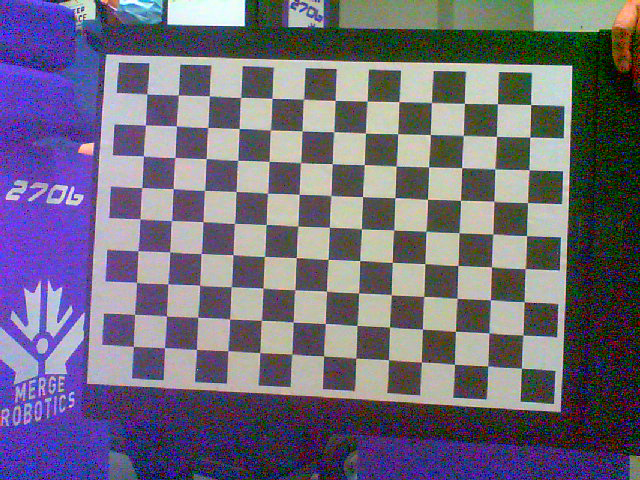
#> input picture CameraCalibrations/mr-cm-03/vlcsnap-2021-03-16-19h44m43s878.png, 640 x 480 px
$ python camera_calibration.py vlcsnap-2021-03-16-19h44m43s878.png
#> lines starting #> are read from the running program, lines starting #| are printed output that depends on the picture
#!/usr/bin/env python3
# https://github.com/ligerbots/VisionServer/blob/master/utils/camera_calibration.py

# Thanks Liger Bots, team 2877

import cv2
import numpy
import os.path
import math


class CameraCalibration(object):
    """Calibrates a distorted camera"""

    def __init__(self):
        # number of inside corners in the chessboard (height and width)
        self.checkerboard_height = 13
        self.checkerboard_width = 9

        # size of chessboard square in physical units
        self.square_size = 1.5748

        self.shape = None
        return

    def calibrateCamera(self, images, output_dir=None):
        '''Calculates the distortion co-efficients'''

        # termination criteria
        criteria = (cv2.TERM_CRITERIA_EPS + cv2.TERM_CRITERIA_MAX_ITER, 30, 0.001)

        # prepare object points, like (0,0,0), (1,0,0), (2,0,0) ....,(6,5,0)
        objp = numpy.zeros((self.checkerboard_height * self.checkerboard_width, 3), numpy.float32)
        objp[:, :2] = numpy.mgrid[0:self.checkerboard_width, 0:self.checkerboard_height].T.reshape(-1, 2)

        # calibrate coordinates to the physical size of the square
        objp *= self.square_size

        # Arrays to store object points and image points from all the images.
        objpoints = []          # 3d point in real world space
        imgpoints = []          # 2d points in image plane.

        for fname in images:
            print('Processing file', fname)
            img = cv2.imread(fname)
#> img is the input picture: shape (480, 640, 3); mean B, G, R 122.8, 105.9, 110.8

            if img is None:
                print("ERROR: Unable to read file", fname)
                continue
            self.shape = img.shape
#> self.shape = (480, 640, 3)

            gray = cv2.cvtColor(img, cv2.COLOR_BGR2GRAY)
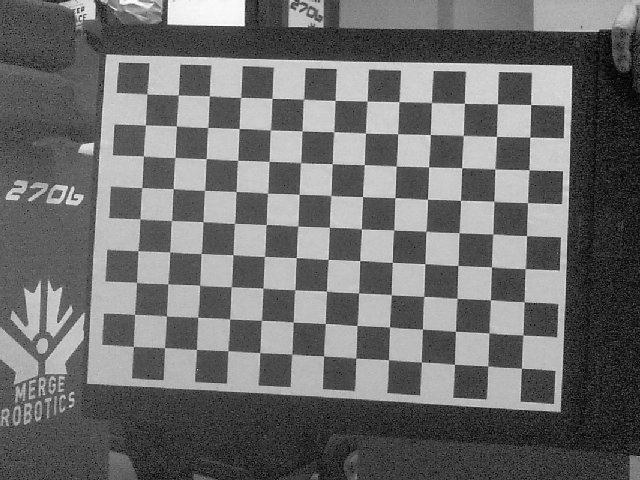
#> gray: shape (480, 640); min 0, max 255, mean 109.2

            # Find the chess board corners
            ret, corners = cv2.findChessboardCorners(gray, (self.checkerboard_width, self.checkerboard_height), None)
#> ret = False; corners = None

            # If found, add object points, image points (after refining them)
            if ret:
                objpoints.append(objp)

                corners2 = cv2.cornerSubPix(gray, corners, (6, 6), (-1, -1), criteria)
                imgpoints.append(corners2)

                # Draw and display the corners
                img = cv2.drawChessboardCorners(img, (self.checkerboard_width, self.checkerboard_height), corners2, ret)
                cv2.imshow('img', img)
                if output_dir:
                    fullname = os.path.join(output_dir, os.path.basename(fname))
                    cv2.imwrite(fullname, img)

                cv2.waitKey(500)
            else:
                print(fname, 'failed')

        cv2.destroyAllWindows()

        if not objpoints:
            print("No useful images. Quitting...")
            return None

        print('Found {} useful images'.format(len(objpoints)))
        ret, mtx, dist, rvecs, tvecs = cv2.calibrateCamera(objpoints, imgpoints, gray.shape[::-1], None, None)

        return (ret, mtx.tolist(), dist.tolist(), rvecs, tvecs)


if __name__ == '__main__':
    import argparse
    import json

    parser = argparse.ArgumentParser(description='Calibration utility')
    parser.add_argument('--length', '-l', type=int, default=9, help='Length of checkerboard (number of corners)')
    parser.add_argument('--width', '-w', type=int, default=6, help='Width of checkerboard (number of corners)')
    parser.add_argument('--size', '-s', type=float, default=1.0, help='Size of square')
    parser.add_argument('--output', '-o', nargs=1, help="Save the distortion constants to json file")
    parser.add_argument('--output-images', nargs=1, help="Save processed images to directory")
    parser.add_argument('input_files', nargs='+', help='input files')

    args = parser.parse_args()

    calibrate = CameraCalibration()
    calibrate.checkerboard_width = args.width
    calibrate.checkerboard_height = args.length
    calibrate.square_size = args.size

    output_dir = args.output_images[0] if args.output_images else None

#> (the run stopped early here; a loop or call above may not have finished)

$ run again, on CameraCalibrations/mr-cm-03/vlcsnap-2021-03-16-19h45m18s747.png
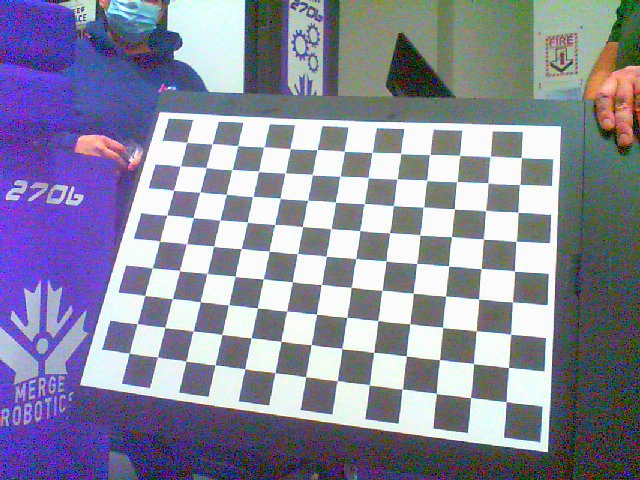
#> input picture CameraCalibrations/mr-cm-03/vlcsnap-2021-03-16-19h45m18s747.png, 640 x 480 px
#> in calibrateCamera, img is the input picture: shape (480, 640, 3); mean B, G, R 157.6, 137.2, 136.5
#> in calibrateCamera, `gray = cv2.cvtColor(img, cv2.COLOR_BGR2GRAY)`:
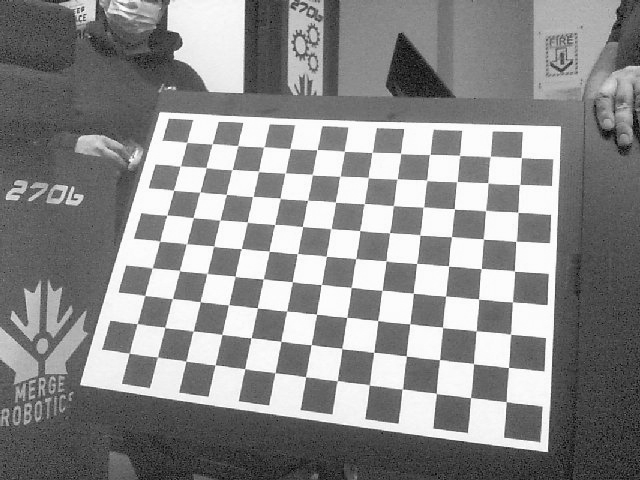
#> gray: shape (480, 640); min 0, max 255, mean 139.2
#> ret = False; corners = None

$ run again, on CameraCalibrations/mr-cm-03/vlcsnap-2021-03-16-19h45m41s283.png
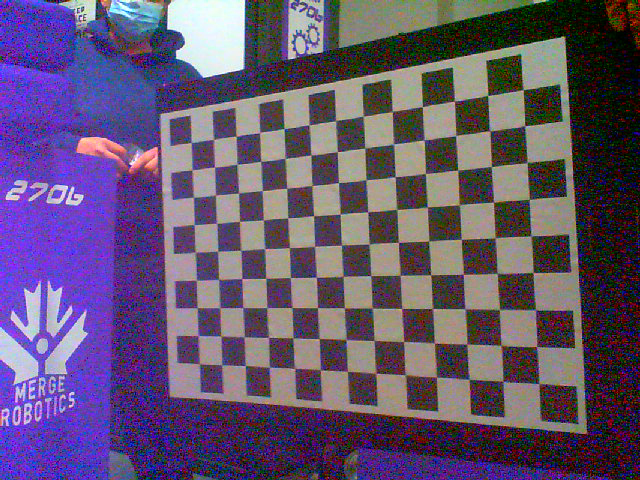
#> input picture CameraCalibrations/mr-cm-03/vlcsnap-2021-03-16-19h45m41s283.png, 640 x 480 px
#> in calibrateCamera, img is the input picture: shape (480, 640, 3); mean B, G, R 111.4, 83.7, 98.5
#> in calibrateCamera, `gray = cv2.cvtColor(img, cv2.COLOR_BGR2GRAY)`:
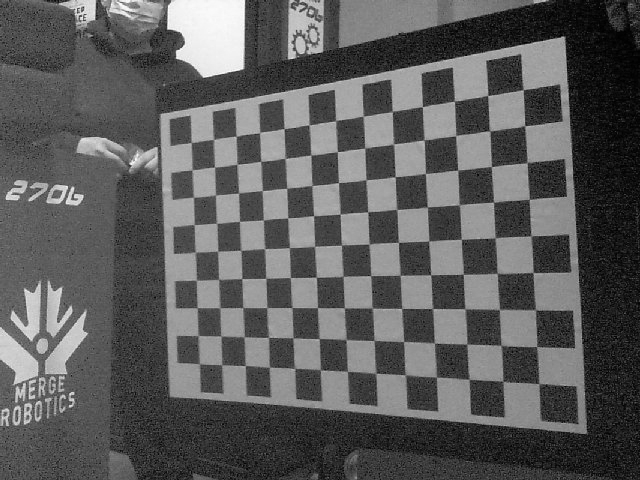
#> gray: shape (480, 640); min 0, max 254, mean 91.3
#> ret = False; corners = None

$ run again, on CameraCalibrations/mr-cm-03/vlcsnap-2021-03-16-19h46m00s006.png
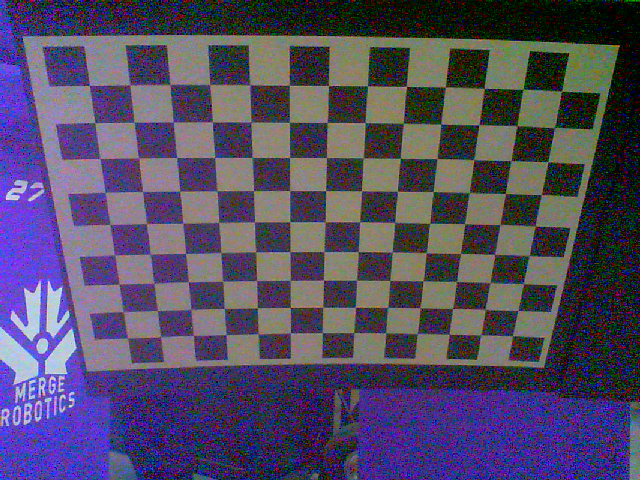
#> input picture CameraCalibrations/mr-cm-03/vlcsnap-2021-03-16-19h46m00s006.png, 640 x 480 px
#> in calibrateCamera, img is the input picture: shape (480, 640, 3); mean B, G, R 99.5, 74.5, 82.1
#> in calibrateCamera, `gray = cv2.cvtColor(img, cv2.COLOR_BGR2GRAY)`:
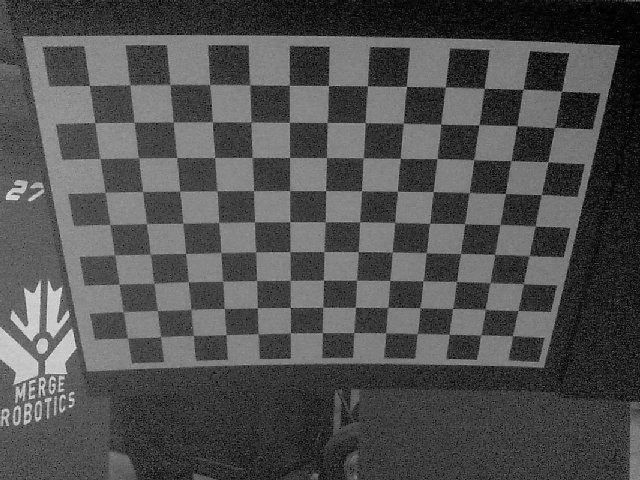
#> gray: shape (480, 640); min 0, max 239, mean 79.6
#> ret = False; corners = None
